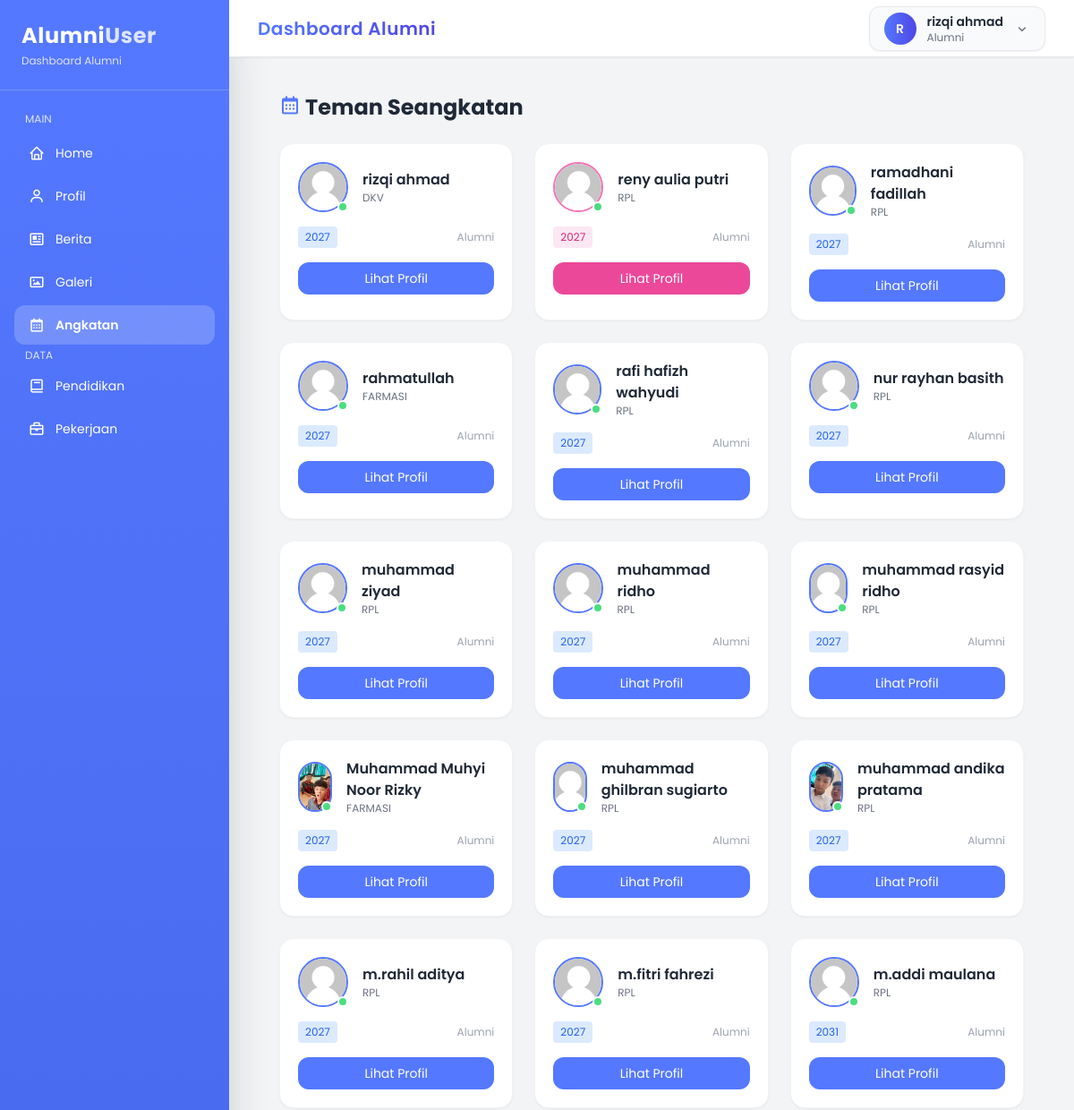
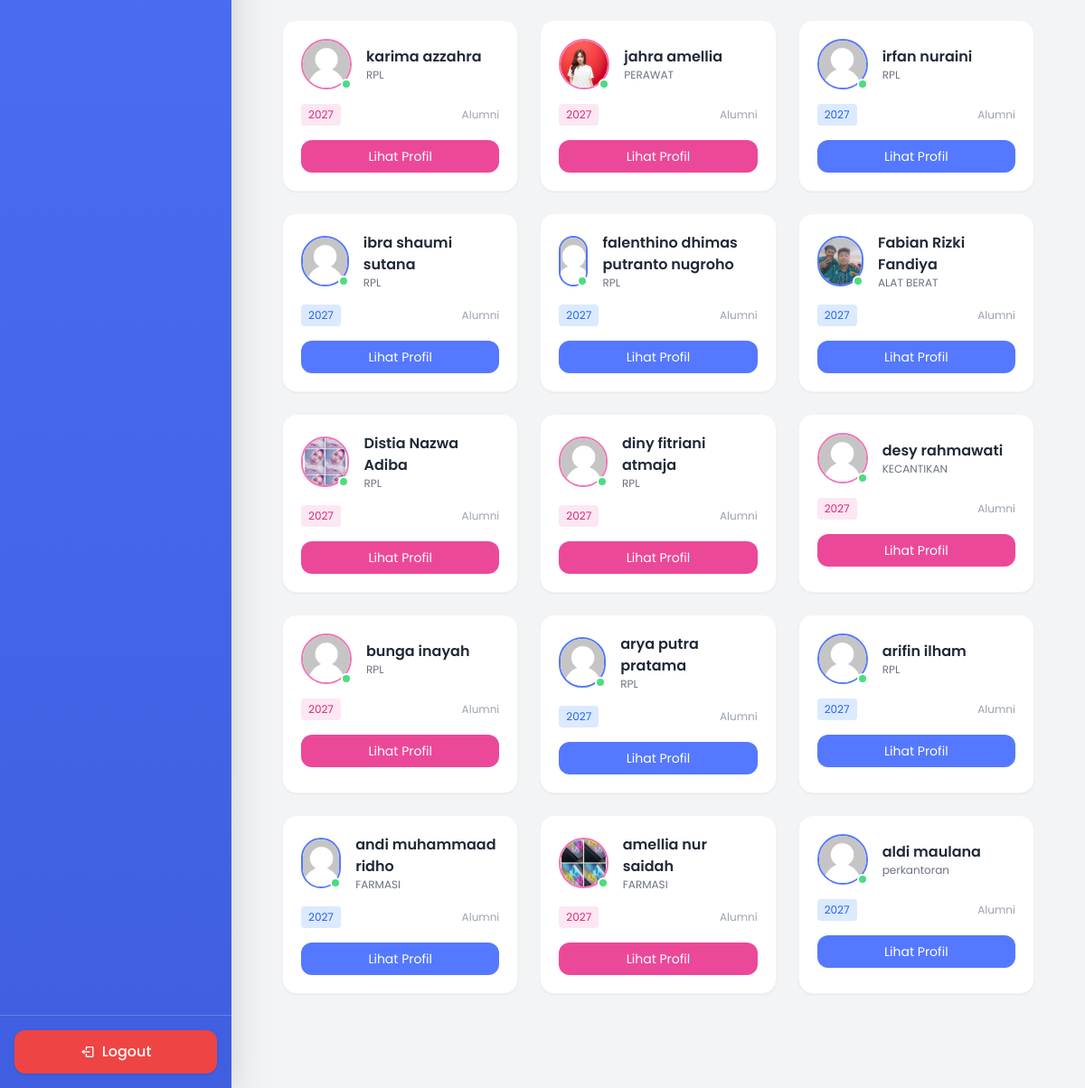
The page /dashboard_alumni.php?page=angkatan (signed in) on the database its author committed (2 pictures, top to bottom).
### tables this page shows
CREATE TABLE `alumni` (
  `id` int NOT NULL,
  `user_id` int NOT NULL,
  `jenis_kelamin` enum('L','P') DEFAULT NULL,
  `tahun_lulus` year DEFAULT NULL,
  `alamat` text,
  `no_telepon` varchar(20) DEFAULT NULL,
  `angkatan_id` int DEFAULT NULL,
  `jurusan_id` int DEFAULT NULL
);

CREATE TABLE `user` (
  `id` int NOT NULL,
  `email` varchar(100) NOT NULL,
  `fullname` varchar(100) NOT NULL,
  `password` varchar(255) NOT NULL,
  `foto` varchar(255) DEFAULT NULL,
  `role` enum('admin','alumni') NOT NULL
);

CREATE TABLE `jurusan` (
  `id` int NOT NULL,
  `nama_jurusan` varchar(100) NOT NULL
);

### pages/alumni/angkatan/angkatan.php (the view)
<?php
$user_id = $_SESSION['user_id'];
$me = mysqli_fetch_assoc(mysqli_query($conn, "
    SELECT * FROM alumni WHERE user_id='$user_id'
"));
$angkatan_id = $me['angkatan_id'];
$teman = mysqli_query($conn, "
    SELECT a.*, u.fullname, u.foto, j.nama_jurusan
    FROM alumni a
    JOIN user u ON a.user_id = u.id
    LEFT JOIN jurusan j ON a.jurusan_id = j.id
    WHERE a.angkatan_id='$angkatan_id'
");
$alumni = mysqli_fetch_assoc(mysqli_query($conn, "
    SELECT id, jenis_kelamin
    FROM alumni
    WHERE user_id='$user_id'
"));
$isCewe = ($alumni['jenis_kelamin'] == 'P');
$iconColor   = $isCewe ? 'text-pink-500' : 'text-[#5478FF]';
?>
<link href='https://unpkg.com/boxicons@2.1.4/css/boxicons.min.css' rel='stylesheet'>
<div class="p-6">
    <h1 class="text-2xl font-bold mb-6 text-gray-800">
        <i class='bx bx-calendar <?= $iconColor ?>' ></i> Teman Seangkatan
    </h1>
    <div class="grid md:grid-cols-3 gap-6">
        <?php while($row = mysqli_fetch_assoc($teman)): ?>
            <?php
            $foto = (!empty($row['foto']) && file_exists("uploads/alumni/".$row['foto']))
                    ? $row['foto']
                    : 'default.png';
            $isCewe = ($row['jenis_kelamin'] == 'P');
            $colorMain  = $isCewe ? 'bg-pink-500 hover:bg-pink-600' : 'bg-[#5478FF] hover:bg-indigo-600';
            $border     = $isCewe ? 'border-pink-400' : 'border-[#5478FF]';
            $badge      = $isCewe ? 'bg-pink-100 text-pink-600' : 'bg-blue-100 text-blue-600';
            ?>
            <div class="bg-white p-5 rounded-2xl shadow-sm
                        hover:shadow-xl hover:-translate-y-2
                        transition duration-300 border border-gray-100">
                <div class="flex items-center gap-4 mb-4">
                    <div class="relative">
                        <img src="uploads/alumni/<?= $foto ?>"
                             class="w-14 h-14 rounded-full object-cover border-2 <?= $border ?>">
                        <span class="absolute bottom-0 right-0 w-3 h-3 bg-green-400 border-2 border-white rounded-full"></span>
                    </div>
                    <div>
                        <h2 class="font-semibold text-gray-800">
                            <?= $row['fullname'] ?>
                        </h2>
                        <p class="text-xs text-gray-500">
                            <?= $row['nama_jurusan'] ?? 'Belum ada jurusan' ?>
                        </p>
                    </div>
                </div>
                <div class="flex items-center justify-between mb-4">
                    <span class="text-xs px-2 py-1 rounded <?= $badge ?>">
                     <?= $row['tahun_lulus'] ?>
                    </span>
                    <span class="text-xs text-gray-400">
                        Alumni
                    </span>
                </div>
                <a href="dashboard_alumni.php?page=detail_teman&id=<?= $row['id'] ?>"
                   class="block text-center text-white text-sm py-2 rounded-xl transition <?= $colorMain ?>">
                    Lihat Profil
                </a>
            </div>
        <?php endwhile; ?>
    </div>
</div>

### dashboard_alumni.php (shortened to what this page needs)
<?php
require 'routes/web_alumni.php';
$page = $_GET['page'] ?? 'home';
$page_file = $pages[$page] ?? $pages['home'];
?>
<!DOCTYPE html>
<html lang="en">
<head>
    <script src="https://cdn.tailwindcss.com"></script>
</head>
<body class="font-poppins bg-gray-100">
    <div class="min-h-screen flex bg-gray-100">
    <?php include "components/sidebar_alumni.php" ?>
    <?php include "components/navbar_alumni.php" ?>
    <main class="ml-64 flex-1 py-20 px-8">
        <?php require $page_file; ?>
    </main>
</div>
</body>
</html>

### components/sidebar_alumni.php
<?php
$page = $_GET['page'] ?? '';
$gender = strtolower($_SESSION['jenis_kelamin'] ?? '');
if($gender == 'perempuan' || $gender == 'wanita' || $gender == 'p'){
    $bg_sidebar = 'from-[#FF6B9A] to-[#e05580]';
} else {
    $bg_sidebar = 'from-[#5478FF] to-[#3f5fe0]';
}
?>
<link href='https://unpkg.com/boxicons@2.1.4/css/boxicons.min.css' rel='stylesheet'>
<aside class="fixed top-0 left-0 h-screen w-64
              bg-gradient-to-b <?= $bg_sidebar ?>
              text-white flex flex-col shadow-2xl z-40">
    <div class="px-6 py-6 border-b border-white/20">
        <h1 class="text-2xl font-bold tracking-wide">
            Alumni<span class="text-white/80">User</span>
        </h1>
        <p class="text-xs text-white/80 mt-1">Dashboard Alumni</p>
    </div>
    <nav class="flex-1 px-4 py-6 text-sm space-y-1">
        <p class="text-xs text-white/80 uppercase px-3 mb-2">Main</p>
        <a href="dashboard_alumni.php?page=home"
           class="flex items-center gap-3 px-4 py-3 rounded-xl
           <?= $page=='home' ? 'bg-white/20 font-semibold' : 'hover:bg-white/10' ?> transition">
            <i class='bx bx-home text-lg'></i>
            Home
        </a>
        <a href="dashboard_alumni.php?page=profil"
           class="flex items-center gap-3 px-4 py-3 rounded-xl
           <?= $page=='profil' ? 'bg-white/20 font-semibold' : 'hover:bg-white/10' ?> transition">
            <i class='bx bx-user text-lg'></i>
            Profil
        </a>
        <a href="dashboard_alumni.php?page=berita"
           class="flex items-center gap-3 px-4 py-3 rounded-xl
           <?= $page=='berita' ? 'bg-white/20 font-semibold' : 'hover:bg-white/10' ?> transition">
            <i class='bx bx-news text-lg'></i>
            Berita
        </a>
        <a href="dashboard_alumni.php?page=galeri"
        class="flex items-center gap-3 px-4 py-3 rounded-xl
        <?= $page=='galeri' ? 'bg-white/20 font-semibold' : 'hover:bg-white/10' ?> transition">
        <i class='bx bx-image text-lg'></i>
        Galeri
        </a>
        <a href="dashboard_alumni.php?page=angkatan"
           class="flex items-center gap-3 px-4 py-3 rounded-xl
           <?= $page=='angkatan' ? 'bg-white/20 font-semibold' : 'hover:bg-white/10' ?> transition">
            <i class='bx bx-calendar text-lg'></i>
            Angkatan
        </a>
        <p class="text-xs text-white/80 uppercase px-3 mt-4 mb-2">Data</p>
        <a href="dashboard_alumni.php?page=pendidikan"
           class="flex items-center gap-3 px-4 py-3 rounded-xl
           <?= $page=='pendidikan' ? 'bg-white/20 font-semibold' : 'hover:bg-white/10' ?> transition">
            <i class='bx bx-book text-lg'></i>
            Pendidikan
        </a>
        <a href="dashboard_alumni.php?page=pekerjaan"
           class="flex items-center gap-3 px-4 py-3 rounded-xl
           <?= $page=='pekerjaan' ? 'bg-white/20 font-semibold' : 'hover:bg-white/10' ?> transition">
            <i class='bx bx-briefcase text-lg'></i>
            Pekerjaan
        </a>
    </nav>
    <div class="p-4 border-t border-white/20">
        <a href="auth/logout.php"
           class="flex items-center justify-center gap-2
                  bg-red-500 hover:bg-red-600
                  py-3 rounded-xl font-medium
                  transition shadow">
            <i class='bx bx-log-out'></i>
            Logout
        </a>
    </div>
</aside>

### components/navbar_alumni.php (shortened to what this page needs)
<?php
$gender = strtolower($_SESSION['jenis_kelamin'] ?? 'pria');
if($gender == 'perempuan' || $gender == 'wanita' || $gender == 'p'){
    $gradient = 'from-pink-500 to-pink-600';
} else {
    $gradient = 'from-[#5478FF] to-indigo-600';
}
?>
<div class="h-16 bg-white border-b border-gray-200
            flex items-center justify-between
            fixed left-64 right-0 top-0 px-8 z-40 shadow-sm">
    <div class="flex items-center gap-4">
        <h1 class="text-xl font-semibold
                   bg-gradient-to-r <?= $gradient ?>
                   bg-clip-text text-transparent tracking-wide">
        </h1>
    </div>
    <div class="flex items-center gap-4">
        <div class="flex items-center gap-3
                    bg-gray-50
                    border border-gray-200
                    px-4 py-1.5 rounded-xl
                    shadow-sm hover:shadow-md
                    transition-all duration-200 cursor-pointer">
            <div class="w-9 h-9
                        bg-gradient-to-r <?= $gradient ?>
                        text-white flex items-center justify-center
                        rounded-full font-semibold text-sm">
                <?= strtoupper(substr($_SESSION['fullname'],0,1)) ?>
            </div>
            <div class="hidden md:block leading-tight">
                <div class="text-sm font-semibold text-gray-800">
                    <?= htmlspecialchars($_SESSION['fullname']) ?>
                </div>
                <div class="text-xs text-gray-500">
                    Alumni
                </div>
            </div>
            <i class='bx bx-chevron-down text-gray-500 text-lg'></i>
        </div>
    </div>
</div>

### rows shown on the page
alumni: user.fullname "rizqi ahmad", jurusan.nama_jurusan "DKV", tahun_lulus "2027"
alumni: user.fullname "reny aulia putri", jurusan.nama_jurusan "RPL", tahun_lulus "2027"
alumni: user.fullname "ramadhani fadillah", jurusan.nama_jurusan "RPL", tahun_lulus "2027"
alumni: user.fullname "rahmatullah", jurusan.nama_jurusan "FARMASI", tahun_lulus "2027"
alumni: user.fullname "rafi hafizh wahyudi", jurusan.nama_jurusan "RPL", tahun_lulus "2027"
alumni: user.fullname "nur rayhan basith", jurusan.nama_jurusan "RPL", tahun_lulus "2027"
alumni: user.fullname "muhammad ziyad", jurusan.nama_jurusan "RPL", tahun_lulus "2027"
alumni: user.fullname "muhammad ridho", jurusan.nama_jurusan "RPL", tahun_lulus "2027"
alumni: user.fullname "muhammad rasyid ridho", jurusan.nama_jurusan "RPL", tahun_lulus "2027"
alumni: user.foto (picture), user.fullname "Muhammad Muhyi Noor Rizky", jurusan.nama_jurusan "FARMASI", tahun_lulus "2027"
alumni: user.fullname "muhammad ghilbran sugiarto", jurusan.nama_jurusan "RPL", tahun_lulus "2027"
alumni: user.foto (picture), user.fullname "muhammad andika pratama", jurusan.nama_jurusan "RPL", tahun_lulus "2027"
alumni: user.fullname "m.rahil aditya", jurusan.nama_jurusan "RPL", tahun_lulus "2027"
alumni: user.fullname "m.fitri fahrezi", jurusan.nama_jurusan "RPL", tahun_lulus "2027"
alumni: user.fullname "m.addi maulana", jurusan.nama_jurusan "RPL", tahun_lulus "2031"
alumni: user.fullname "karima azzahra", jurusan.nama_jurusan "RPL", tahun_lulus "2027"
alumni: user.foto (picture), user.fullname "jahra amellia", jurusan.nama_jurusan "PERAWAT", tahun_lulus "2027"
alumni: user.fullname "irfan nuraini", jurusan.nama_jurusan "RPL", tahun_lulus "2027"
alumni: user.fullname "ibra shaumi sutana", jurusan.nama_jurusan "RPL", tahun_lulus "2027"
alumni: user.fullname "falenthino dhimas putranto nugroho", jurusan.nama_jurusan "RPL", tahun_lulus "2027"
alumni: user.foto (picture), user.fullname "Fabian Rizki Fandiya", jurusan.nama_jurusan "ALAT BERAT", tahun_lulus "2027"
alumni: user.foto (picture), user.fullname "Distia Nazwa Adiba", jurusan.nama_jurusan "RPL", tahun_lulus "2027"
alumni: user.fullname "diny fitriani atmaja", jurusan.nama_jurusan "RPL", tahun_lulus "2027"
alumni: user.fullname "desy rahmawati", jurusan.nama_jurusan "KECANTIKAN", tahun_lulus "2027"
alumni: user.fullname "bunga inayah", jurusan.nama_jurusan "RPL", tahun_lulus "2027"
alumni: user.fullname "arya putra pratama", jurusan.nama_jurusan "RPL", tahun_lulus "2027"
alumni: user.fullname "arifin ilham", jurusan.nama_jurusan "RPL", tahun_lulus "2027"
alumni: user.fullname "andi muhammaad ridho", jurusan.nama_jurusan "FARMASI", tahun_lulus "2027"
alumni: user.foto (picture), user.fullname "amellia nur saidah", jurusan.nama_jurusan "FARMASI", tahun_lulus "2027"
alumni: user.fullname "aldi maulana", jurusan.nama_jurusan "perkantoran", tahun_lulus "2027"

### other values the page prints
substr($_SESSION['fullname'],0,1) "R"
$_SESSION['fullname'] "rizqi ahmad"
